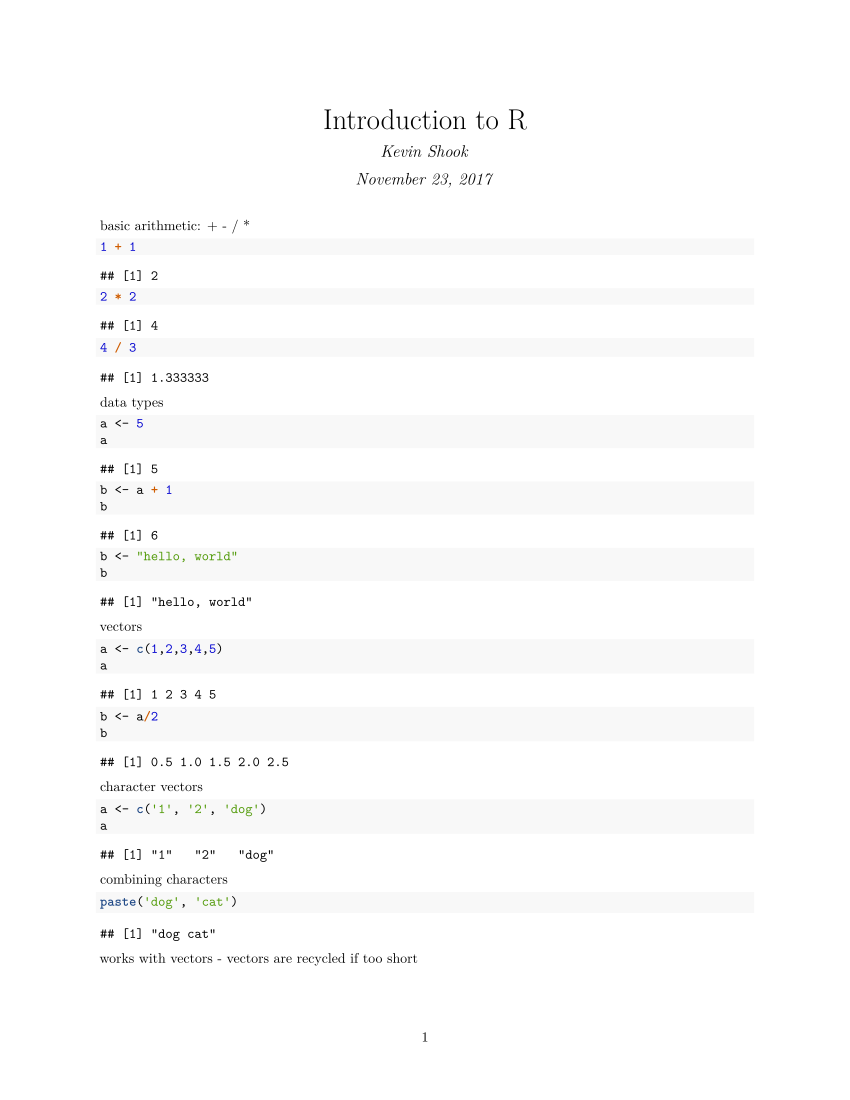

Recreate this plot in R.
#' ---
#' title: "Introduction to R"
#' author: "Kevin  Shook"
#' date: November 23, 2017
#' output: pdf_document
#' ---

#' basic arithmetic: + - / *
1 + 1
2 * 2
4 / 3

#' data types
a <- 5
a
b <- a + 1
b
b <- "hello, world"
b

#' vectors
a <- c(1,2,3,4,5)
a
b <- a/2
b

#' character vectors
a <- c('1', '2', 'dog')
a

#' combining characters
paste('dog', 'cat')

#' works with vectors - vectors are recycled if too short
a <- c(1,2,3,4,5)
b <- "o'clock"
paste(a,b)

#' subsetting vectors
a <- seq(10,20)
a
#' subset by location
a[1:3]
a[-1]

#' subset by value
a > 15
a[ a > 15]
evens <- a[(a %% 2) == 0]
evens

#' commands
mean(a)
var(a)

#' get help on command
?var

#' data frames
#' loading data frame from a text file
CalgaryDailyPrecip <- read.csv("CalgaryDailyPrecip.csv", 
                               header = TRUE, stringsAsFactors = FALSE)


#' get info about a data frame
head(CalgaryDailyPrecip)
summary(CalgaryDailyPrecip)
nrow(CalgaryDailyPrecip)   # number of rows
ncol(CalgaryDailyPrecip)   # number of columns
names(CalgaryDailyPrecip)  # names inside the data frame

#' convert from 0.1 mm to mm
CalgaryDailyPrecip$precip <- CalgaryDailyPrecip$precip/10
summary(CalgaryDailyPrecip)

#' calculate mean
mean(CalgaryDailyPrecip$precip)
mean(na.omit(CalgaryDailyPrecip$precip))

#' convert date string to a real date
CalgaryDailyPrecip$realdate <- as.Date(CalgaryDailyPrecip$date, 
                                       format = "%Y-%m-%d")
head(CalgaryDailyPrecip)
summary(CalgaryDailyPrecip)

#' remove all missing values
CalgaryDailyPrecip <- na.omit(CalgaryDailyPrecip)
summary(CalgaryDailyPrecip)

#' get year
CalgaryDailyPrecip$year <- as.numeric(format(CalgaryDailyPrecip$realdate, "%Y"))
summary(CalgaryDailyPrecip)

#' subset by year
y2007 <- CalgaryDailyPrecip[CalgaryDailyPrecip$year == 2007,]
head(y2007)

#' or
y2005 <- subset(CalgaryDailyPrecip, year == 2005)
head(y2005)

#' aggregate by year
CalgaryYearlyPrecip <- aggregate(CalgaryDailyPrecip$precip, 
                                 by = list(CalgaryDailyPrecip$year), FUN = "sum")
head(CalgaryYearlyPrecip)

#' rename variables
names(CalgaryYearlyPrecip)
names(CalgaryYearlyPrecip) <- c('year', 'totalprecip')
head(CalgaryYearlyPrecip)

#' saving data frame to a csv file
write.csv(CalgaryYearlyPrecip, file = 'CalgaryYearlyPrecip.csv', 
          row.names = FALSE)

#' Statistics
#' plot histogram
hist(CalgaryYearlyPrecip$totalprecip)

#' fit normal distribution
library(MASS)
?fitdistr
fit <- fitdistr(CalgaryYearlyPrecip$totalprecip, "normal")
fit

#' t-test
t <- t.test(CalgaryYearlyPrecip$totalprecip)
t

#' plot autocorrelation function (ACF)
acf(CalgaryDailyPrecip$precip)
acf(CalgaryYearlyPrecip$totalprecip)

#' Mann-Kendall test for trends
library(Kendall)
?MannKendall
mk <- MannKendall(CalgaryYearlyPrecip$totalprecip)
summary(mk)

#' linear regression model
model <- lm(totalprecip~year, CalgaryYearlyPrecip)
summary(model)
coef(model)


# Graphing slides

#' built-in graphing
plot(CalgaryDailyPrecip$realdate, CalgaryDailyPrecip$precip)

#' change plot - requires replotting
plot(CalgaryDailyPrecip$realdate, CalgaryDailyPrecip$precip, xlab = "",
     ylab = "Daily precipitaion (mm)", pch = 20, col = 'blue')

#' ggplot2 graphing
annual <- read.csv("PrarieAnnualPrecip.csv")
summary(annual)
head(annual)

#' load library
library(ggplot2)

#' create basic xy graph
p <- ggplot(annual, aes(year, precipitation))
p <- p + geom_point()
p

#' change titles & replot
p <- p + xlab('Year')
p <- p + ylab('Annual precipitation (mm)')
p

#' add colour to points and change size
p <- p + geom_point(colour = "red", size = 3)
p


#' add regression curve
p <- p + stat_smooth(method = "lm")
p

#' replot, mapping colours to variables
p2 <- ggplot(annual, aes(year, precipitation, colour = site))
p2 <- p2 + geom_point(size = 3)
p2


#' add regression curve to each category
p2 <- p2 + stat_smooth(method = "lm", size = 2)
p2

#' change theme font sizes
p2 <- p2 + theme_grey(base_size = 18)
p2

#' do faceting
p3 <- ggplot(annual, aes(year, precipitation))
p3 <- p3 + geom_point() + facet_grid(site ~ .)
p3 <- p3 + stat_smooth(method = "lm")
p3 <- p3 + xlab('Year')
p3 <- p3 + ylab('Annual precipitation (mm)')
p3

#' box plot
p4 <- ggplot(annual, aes(site, precipitation, fill = site))
p4 <- p4 + geom_boxplot()
p4

#' histograms
p5 <- ggplot(annual, aes(x = precipitation, fill = site))
p5 <- p5 + geom_histogram(position = 'dodge')
p5

#' faceting
p5 <- p5 + facet_grid(. ~ site)
p5

#' density plots
p6 <- ggplot(annual, aes(x = precipitation, fill = site))
p6 <- p6 + geom_density(alpha = 0.4)
p6

#' save plot
ggsave('DensityPlot.png')

#' Final slides
